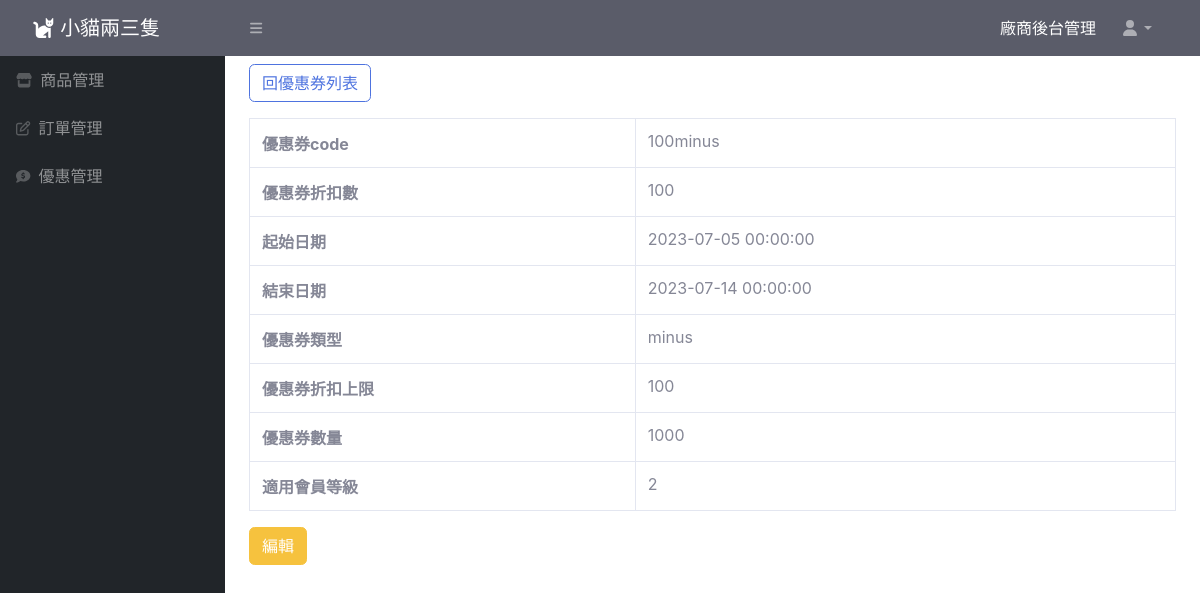
/coupon.php?coupon_id=1, run on the app's committed database.
### tables this page shows
CREATE TABLE `coupon` (
  `coupon_id` int(11) UNSIGNED NOT NULL,
  `coupon_code` varchar(200) NOT NULL,
  `start_date` datetime NOT NULL,
  `end_date` datetime NOT NULL,
  `discount_type` varchar(30) NOT NULL,
  `discount_amount` int(30) UNSIGNED NOT NULL,
  `discount` float UNSIGNED NOT NULL,
  `usage_limit` int(30) UNSIGNED NOT NULL,
  `valid` tinyint(4) NOT NULL,
  `level` varchar(10) NOT NULL
);

### coupon/coupon.php (the view, shortened to what this page needs)
<?php
require_once("./db_connect1.php");
$coupon_id=$_GET["coupon_id"];
$sql = "SELECT * FROM coupon WHERE coupon_id=$coupon_id";
$result = $conn->query($sql);
$row = $result->fetch_assoc();
?>
<!doctype html>
<html lang="en">
<head>
  <link href="https://cdn.jsdelivr.net/npm/bootstrap@5.2.1/dist/css/bootstrap.min.css" rel="stylesheet"
>
    <link href="css/sb-admin-2.min.css" rel="stylesheet">
</head>
<body>
    <div class="container">
        <div class="py-2">
            <a href="coupon-list.php" class="btn btn-outline-primary">回優惠券列表</a>
        </div>
        <table class="table table-bordered mt-2">
               <tr>
                   <th>優惠券code</th>
                    <td><?=$row["coupon_code"]?></td>
               </tr>
                <tr>
                   <th>優惠券折扣數</th>
                   <td><?=$row["discount"]?></td>
                </tr>
                <tr>
                   <th>起始日期</th>
                   <td><?=$row["start_date"]?></td>
                </tr>
                <tr>
                   <th>結束日期</th>
                   <td><?=$row["end_date"]?></td>
                </tr>
                <tr>
                   <th>優惠券類型</th>
                   <td><?=$row["discount_type"]?></td>
                </tr>
                <tr>
                    <th>優惠券折扣上限</th>
                    <td><?=$row["discount_amount"]?></td>
                </tr>
                <tr>
                    <th>優惠券數量</th>
                    <td><?=$row["usage_limit"]?></td>
                </tr>
                <tr>
                    <th>適用會員等級</th>
                    <td><?=$row["level"]?></td>
                </tr>
       </table>
        <a href="coupon-edit.php?coupon_id=<?=$row["coupon_id"]?>" class="btn btn-warning">編輯</a>
    </div>
</body>
</html>

### data on the page
coupon: coupon_code "100minus", discount "100", start_date "2023-07-05 00:00:00", end_date "2023-07-14 00:00:00", discount_type "minus", discount_amount "100", usage_limit "1000", level "2"
